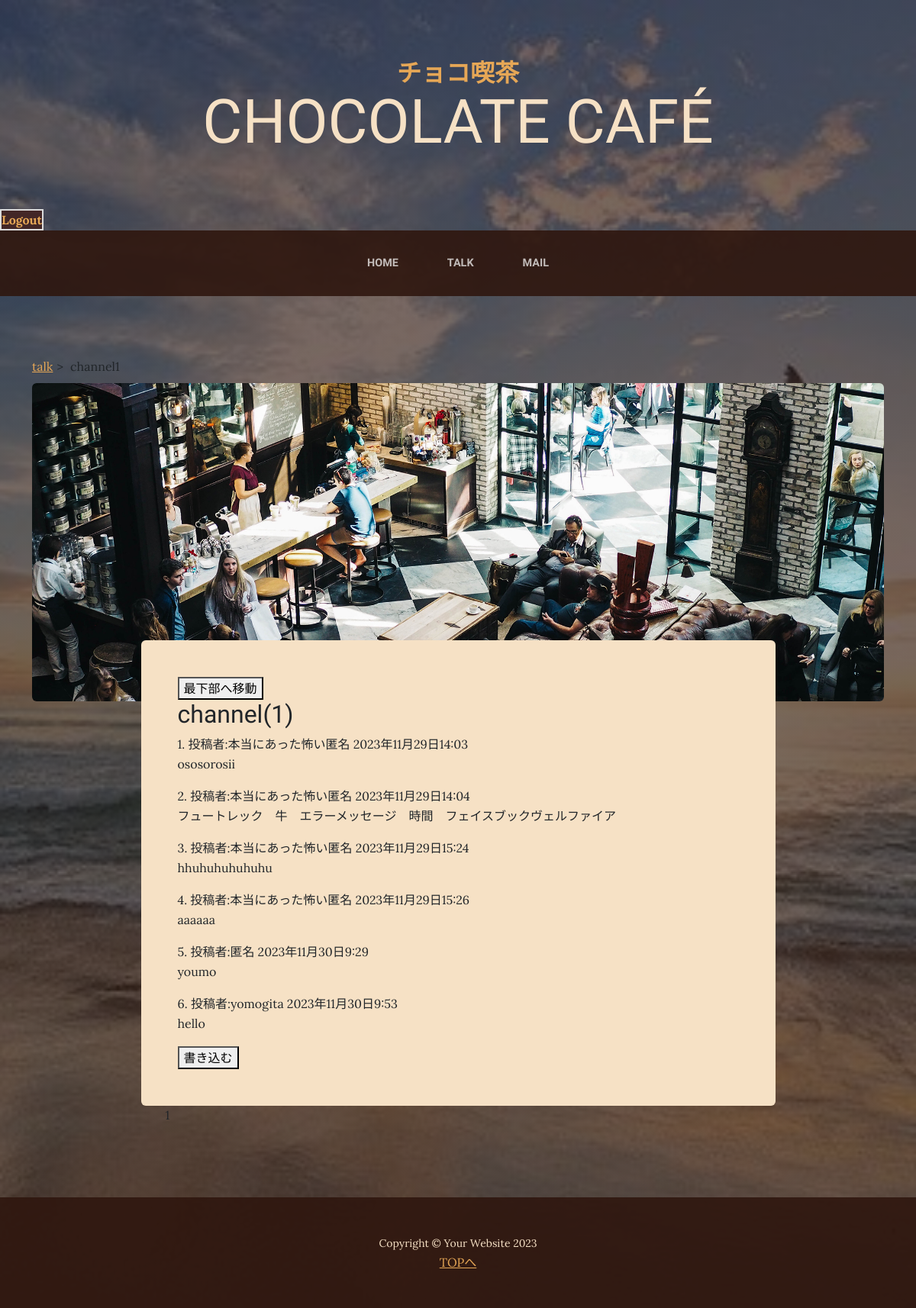
The page /channel1 (signed in) on the database its author committed.
### websystem/models.py (models this page shows, shortened)
class Channel1_data(models.Model):
    name = models.CharField(
        verbose_name="名前",
        max_length=50
    )
    content = models.TextField(
        verbose_name="本文",
        max_length=200
    )
    posted_at = models.DateTimeField(
        verbose_name="投稿日時",
        auto_now_add=True
    )

### websystem/views.py (the view)
# urls.py: path("channel1",views.Channel1View.as_view(), name="channel1"),
class Channel1View(ListView):
    template_name = "channel1.html"
    context_object_name = "Channel1_records"
    queryset = Channel1_data.objects.order_by("posted_at")
    paginate_by = 100

### websystem/templates/channel1.html (shortened to what this page needs)
{% extends "base.html" %}
{% load static %}
{% block contents %}
<section class="page-section about-heading">
    <div class="container">
        <ul class="breadcrumbs">
            <li><a href="{% url "websystem:talk" %}">talk</a></li>
            <li>channel1</li>
        </ul>
        <img class="img-fluid rounded about-heading-img mb-3 mb-lg-0" src={% static "assets/img/about.jpg" %} alt="..." />
        <div class="about-heading-content">
            <div class="row">
                <div class="col-xl-9 col-lg-10 mx-auto">
                    <div class="bg-faded rounded p-5" id="Target">
                        <button onclick="scrollToBottom()" class="right-align">最下部へ移動</button>
                        <h2>channel(1)</h2>
                        {% for record in Channel1_records %}
                            <span class="section-heading-upper">{{record.id}}. 投稿者:{{record.name}} {{record.posted_at}} </span>
                            <p>{{record.content|truncatechars:200}}</p>
                        {% endfor %}
                        {% if user.is_authenticated %}
                            <button type="button" onclick="location.href='{% url "websystem:channel1form" %}'" >書き込む</button>
                        {% else %}
                            <button type="button" onclick="location.href='{% url "accounts:login" %}'" >ログインして書き込む</button>
                        {% endif %}
                        <br>
                    </div>
                    {% include "pagination.html" %}
                </div>
            </div>
        </div>
    </div>
</section>
{% endblock %}

### websystem/templates/base.html (shortened to what this page needs)
{% load static %}
<!DOCTYPE html>
<html lang="ja">
    <head>
        <link href={% static "css/styles.css" %} rel="stylesheet" />
    </head>
    <body>
        <header>
            <h1 class="site-heading text-center text-faded d-none d-lg-block">
                <span class="site-heading-upper text-primary mb-3">チョコ喫茶</span>
                <span class="site-heading-lower">Chocolate Café</span>
            </h1>
            {% if user.is_authenticated %}
                <li class="user-status"><a href="{% url "accounts:logout" %}">Logout</a></li>
            {% else %}
                <li class="user-status"><a href="{% url "accounts:signup" %}">Signup</a></li>
                <li class="user-status"><a href="{% url "accounts:login" %}">Login</a></li>
            {% endif %}
        </header>
        <nav class="navbar navbar-expand-lg navbar-dark py-lg-4" id="mainNav">
            <div class="container">
                <div class="collapse navbar-collapse" id="navbarSupportedContent">
                    <ul class="navbar-nav mx-auto">
                        <li class="nav-item px-lg-4"><a class="nav-link text-uppercase" href={% url "websystem:index" %}>Home</a></li>
                        <li class="nav-item px-lg-4"><a class="nav-link text-uppercase" href={% url "websystem:talk" %}>talk</a></li>
                        <li class="nav-item px-lg-4"><a class="nav-link text-uppercase" href={% url "websystem:contact" %}>Mail</a></li>
                    </ul>
                </div>
            </div>
        </nav>
        {% block contents %}{% endblock %}
        <footer class="footer text-faded text-center py-5">
            <div class="container"><p class="m-0 small">Copyright &copy; Your Website 2023</p></div>
            <a href="#">TOPへ</a>
        </footer>
    </body>
</html>

### websystem/templates/pagination.html (shortened to what this page needs)
<ul class="pagination"
    style="justify-content: center;">
    {% for num in page_obj.paginator.page_range %}
                {% if page_obj.number == num %}
                    <li class="page-item active">
                        <span class="page-link">{{ num }}</span>
                    </li>
                {% else %}
                <li class="page-item">
                    <a class="page-link" href="?page={{ num }}">{{ num }}</a>
                </li>
                {% endif %}
    {% endfor %}
</ul>

### websystem/templates/base.html (style rules this page uses)
.breadcrumbs { list-style: none; padding: 0; margin: 10px 0; }
.breadcrumbs li { display: inline; }
.breadcrumbs li:not(:last-child):after { content: ">"; margin:0 5px; }
.user-status { text-decoration: none; list-style: none; margin-right: 20px; display: inline-block; }
.user-status a { text-align: right; display: inline-block; font-size: 16px; font-weight: bold; text-decoration: none; border: 2px solid #dbdbdb; background-color: #432727; transition: background-color 0.3s, color 0.3s, border-color 0.3s; }

### websystem/templates/pagination.html (style rules this page uses)
.page-item { display:inline; letter-spacing: 0.5ch; }

### rows shown on the page
Channel1_data: id "1", name "本当にあった怖い匿名", posted_at "2023年11月29日14:03", content "ososorosii"
Channel1_data: id "2", name "本当にあった怖い匿名", posted_at "2023年11月29日14:04", content "フュートレック 牛 エラーメッセージ 時間 フェイスブックヴェルファイア"
Channel1_data: id "3", name "本当にあった怖い匿名", posted_at "2023年11月29日15:24", content "hhuhuhuhuhuhu"
Channel1_data: id "4", name "本当にあった怖い匿名", posted_at "2023年11月29日15:26", content "aaaaaa"
Channel1_data: id "5", name "匿名", posted_at "2023年11月30日9:29", content "youmo"
Channel1_data: id "6", name "yomogita", posted_at "2023年11月30日9:53", content "hello"

### other values the page prints
{{ num }} "1"
